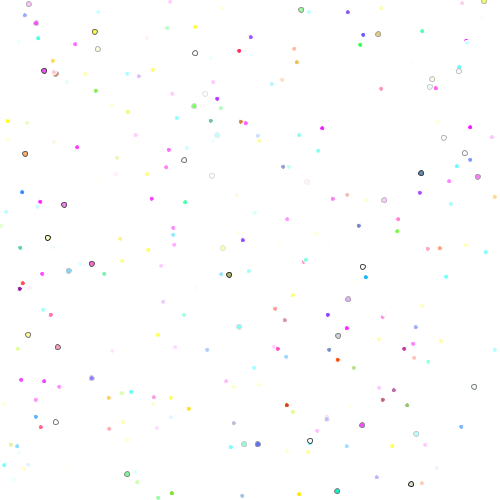
Frame 1 (no input)
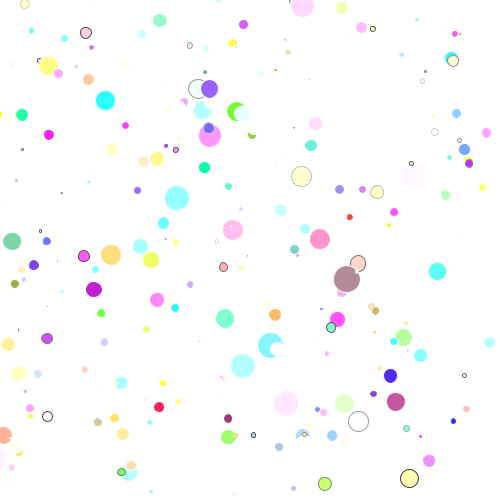
Frame 60 (the mouse pressed at the canvas centre just before this capture)
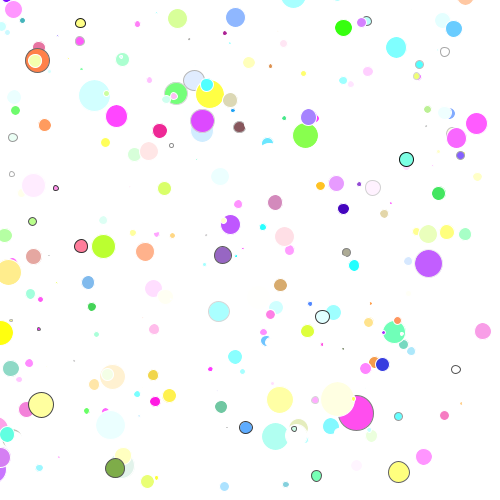
Frame 120 (the mouse held since frame 60 and released just before this capture)

The Processing sketch that drew these frames (run headless with seeded random() and noise(); from frame 60 on, the mouse is pressed at the canvas centre):

// Processing sketch: processing_168543
// ── processing_168543.pde

Cell[] myCells = new Cell[299]; //I increased the number of cells


void setup() {
  size(500, 500);
  for (int i=0; i<myCells.length; i++) {
    myCells[i] = new Cell();
  }
}

void draw() {
  background(255);
  for (int i=0; i<myCells.length; i++) {
    myCells[i].display();
    myCells[i].update();
  }
}


//Cell classe
class Cell {
  // Declaring Cell classe variables
  float xlocation;
  float ylocation;
  float dia;
  boolean isseed;
  float cellred, cellgreen, cellblue;
  float lineweight;
  int ellipseDia= 5;

  //Constructor, for constructing the Cell
  Cell() {
    xlocation = random(0, 500);
    ylocation = random(0, 500);
    dia = 5;
    isseed = false;
    cellred = random (0, 255);
    cellgreen = random (0, 255);
    cellblue = random(0, 255);
    // change line weight
    lineweight = random(1.5, 1000);
  }

  void display() {
    // change line weight
    stroke(lineweight+random(1.5, 100));
    // change intensity of colour randomly
    fill(cellred+random(0, 255), cellgreen+random(0, 255), cellblue+random(0, 255));
    ellipse(xlocation, ylocation, dia, dia);
  }

  void update() {
    // Decrease the cells speed
    xlocation = xlocation+random(-0.75, 0.5); 
    ylocation = ylocation+random(-0.75, 0.5);
    dia = dia+random(-2, 2);
  }
}
